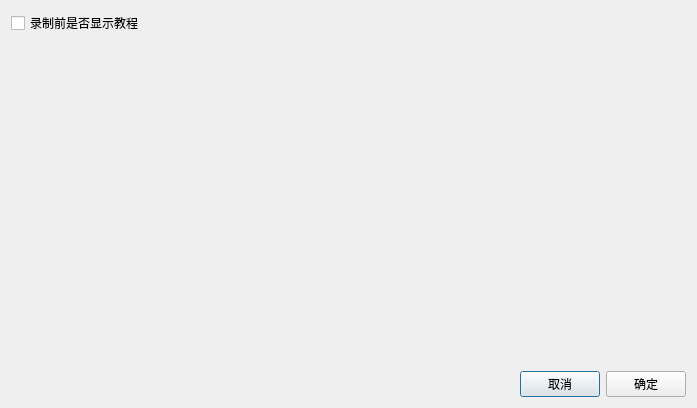
<?xml version="1.0" encoding="UTF-8"?>
<ui version="4.0">
 <class>ScriptRecordOptionDialogClass</class>
 <widget class="QDialog" name="ScriptRecordOptionDialogClass">
  <property name="geometry">
   <rect>
    <x>0</x>
    <y>0</y>
    <width>697</width>
    <height>408</height>
   </rect>
  </property>
  <property name="windowTitle">
   <string>脚本录制配置</string>
  </property>
  <layout class="QVBoxLayout" name="verticalLayout">
   <item>
    <widget class="QCheckBox" name="ifShowTeachingDialogCheckBox">
     <property name="text">
      <string>录制前是否显示教程</string>
     </property>
    </widget>
   </item>
   <item>
    <spacer name="verticalSpacer">
     <property name="orientation">
      <enum>Qt::Orientation::Vertical</enum>
     </property>
     <property name="sizeHint" stdset="0">
      <size>
       <width>20</width>
       <height>40</height>
      </size>
     </property>
    </spacer>
   </item>
   <item>
    <layout class="QHBoxLayout" name="horizontalLayout_4">
     <item>
      <spacer name="horizontalSpacer_3">
       <property name="orientation">
        <enum>Qt::Orientation::Horizontal</enum>
       </property>
       <property name="sizeHint" stdset="0">
        <size>
         <width>40</width>
         <height>20</height>
        </size>
       </property>
      </spacer>
     </item>
     <item>
      <widget class="QPushButton" name="cancelPushButton">
       <property name="text">
        <string>取消</string>
       </property>
      </widget>
     </item>
     <item>
      <widget class="QPushButton" name="confirmPushButton">
       <property name="text">
        <string>确定</string>
       </property>
      </widget>
     </item>
    </layout>
   </item>
  </layout>
 </widget>
 <layoutdefault spacing="6" margin="11"/>
 <resources/>
 <connections/>
</ui>
